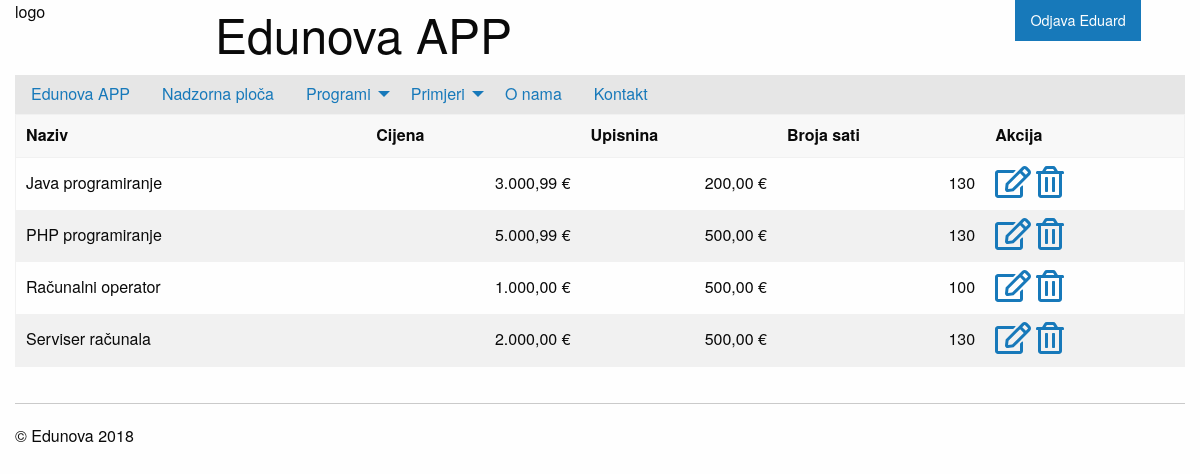
/privatno/smjerovi/index.php (signed in), run on the app's committed database.
### tables this page shows
create table smjer(
sifra int not null primary key auto_increment,
naziv varchar(50) not null,
cijena decimal(18,2) not null,
upisnina decimal(18,2) not null,
brojsati int not null
);

### privatno/smjerovi/index.php (the view, shortened to what this page needs)
<?php include_once '../../konfiguracija.php';
?>
<!doctype html>
<html class="no-js" lang="en" dir="ltr">
  <head>
    <?php include_once '../../include/head.php'; ?>
  </head>
  <body>
    <div class="grid-container">
    	<?php include_once '../../include/zaglavlje.php'; ?>
      	<?php include_once '../../include/izbornik.php'; ?>
      	<div class="grid-x grid-padding-x">
			<div class="large-12 cell">
				<table>
					<thead>
						<tr>
							<th>Naziv</th>
							<th>Cijena</th>
							<th>Upisnina</th>
							<th>Broja sati</th>
							<th>Akcija</th>
						</tr>
					</thead>
					<tbody>
					<?php
					$format = new NumberFormatter("hr_HR",NumberFormatter::CURRENCY);
					$izraz = $veza->prepare("select * from smjer order by naziv;");
					$izraz->execute();
					$rezultati = $izraz->fetchAll(PDO::FETCH_OBJ);
					foreach ($rezultati as $red):
					?>
						<tr>
							<td><?php echo $red->naziv; ?></td>
							<td><?php echo $format->format($red->cijena); ?></td>
							<td><?php echo $format->format($red->upisnina); ?></td>
							<td><?php echo $red->brojsati; ?></td>
							<td>
								<a href="#"><i class="far fa-edit fa-2x"></i></a>
								<a href="#"><i class="far fa-trash-alt fa-2x"></i></a>
							</td>
						</tr>
					<?php endforeach; ?>
					</tbody>
				</table>
			</div>
		</div>
		<?php include_once '../../include/podnozje.php'; ?>
    </div>
  </body>
</html>

### privatno/smjerovi/index.php (style rules this page uses)
table tbody tr td:nth-child(2), table tbody tr td:nth-child(3), table tbody tr td:nth-child(4) { text-align: right; }

### data on the page
smjer: naziv "Java programiranje", cijena "3.000,99 €", upisnina "200,00 €", brojsati "130"
smjer: naziv "PHP programiranje", cijena "5.000,99 €", upisnina "500,00 €", brojsati "130"
smjer: naziv "Računalni operator", cijena "1.000,00 €", upisnina "500,00 €", brojsati "100"
smjer: naziv "Serviser računala", cijena "2.000,00 €", upisnina "500,00 €", brojsati "130"

### other printed values
$naslovAPP "Edunova APP"
$_SESSION[$appID."autoriziran"]->ime "Eduard"
$opis "Edunova APP Nadzorna ploča O nama Kontakt"
